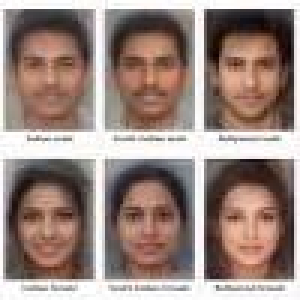
#> input picture crop face from given data/input img/2Q__ (2).jpg, 100 x 100 px, given as the content of the folder ../../crop face from given data/input img/2Q__ (2).jpg, which was not available (shown 3 times larger)
$ python -i 'training code 1.py'   (imports and definitions only)
#> lines starting #> are read from the running program, lines starting #| are printed output that depends on the picture
import cv2
from PIL import Image
import os
import numpy as np
def getImagesAndLabels(path):
    imagePaths=[os.path.join(path,f)for f in os.listdir(path)]
    faces=[]
    Ids=[]
    for imagePath in imagePaths:
        pilImage=Image.open(imagePath).convert('L')
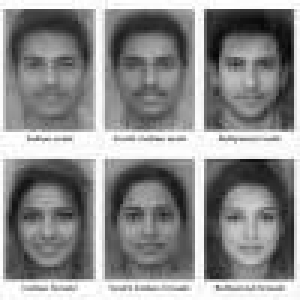
#> pilImage: PIL image 100x100 L (shown 3 times larger); min 5, max 255, mean 140.1
        imageNp=np.array(pilImage,'uint8')
#> (the run stopped early here; a loop or call above may not have finished)

$ run again, on crop face from given data/input img/2Q__ (5).jpg
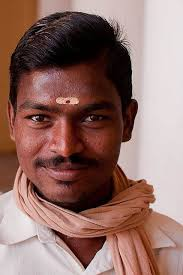
#> input picture crop face from given data/input img/2Q__ (5).jpg, 183 x 275 px, given as the content of the folder ../../crop face from given data/input img/2Q__ (5).jpg, which was not available
#> in getImagesAndLabels, `pilImage=Image.open(imagePath).convert('L')`:
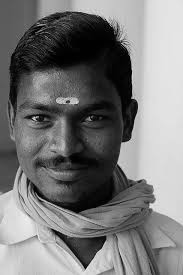
#> pilImage: PIL image 183x275 L; min 0, max 242, mean 120.9

$ run again, on crop face from given data/input img/2Q__ (6).jpg
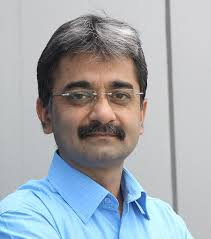
#> input picture crop face from given data/input img/2Q__ (6).jpg, 211 x 239 px, given as the content of the folder ../../crop face from given data/input img/2Q__ (6).jpg, which was not available
#> in getImagesAndLabels, `pilImage=Image.open(imagePath).convert('L')`:
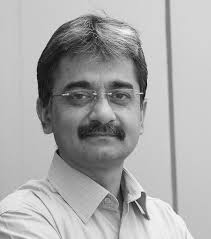
#> pilImage: PIL image 211x239 L; min 4, max 250, mean 170.2

$ run again, on crop face from given data/input img/2Q__ (7).jpg
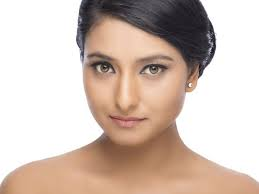
#> input picture crop face from given data/input img/2Q__ (7).jpg, 259 x 194 px, given as the content of the folder ../../crop face from given data/input img/2Q__ (7).jpg, which was not available
#> in getImagesAndLabels, `pilImage=Image.open(imagePath).convert('L')`:
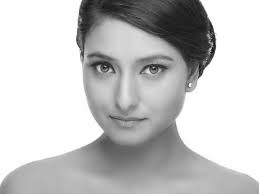
#> pilImage: PIL image 259x194 L; min 10, max 255, mean 196.6
